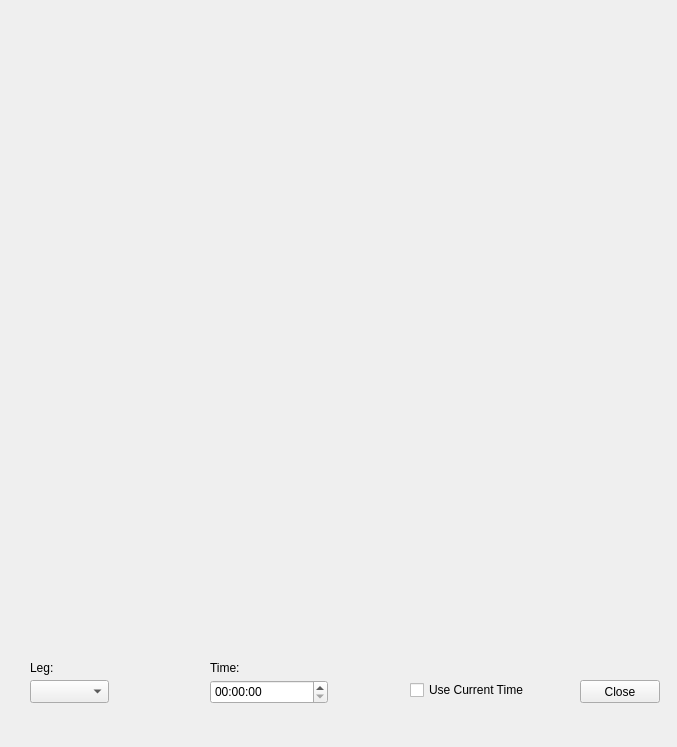
<?xml version="1.0" encoding="UTF-8"?>
<ui version="4.0">
 <class>Dialog</class>
 <widget class="QDialog" name="Dialog">
  <property name="geometry">
   <rect>
    <x>0</x>
    <y>0</y>
    <width>677</width>
    <height>747</height>
   </rect>
  </property>
  <property name="sizePolicy">
   <sizepolicy hsizetype="Expanding" vsizetype="Expanding">
    <horstretch>0</horstretch>
    <verstretch>0</verstretch>
   </sizepolicy>
  </property>
  <property name="windowTitle">
   <string>Dialog</string>
  </property>
  <widget class="MplWidget" name="flight_map_plot" native="true">
   <property name="geometry">
    <rect>
     <x>10</x>
     <y>10</y>
     <width>641</width>
     <height>641</height>
    </rect>
   </property>
   <property name="sizePolicy">
    <sizepolicy hsizetype="Expanding" vsizetype="Expanding">
     <horstretch>0</horstretch>
     <verstretch>0</verstretch>
    </sizepolicy>
   </property>
  </widget>
  <widget class="QComboBox" name="leg_selection_box">
   <property name="geometry">
    <rect>
     <x>30</x>
     <y>680</y>
     <width>79</width>
     <height>23</height>
    </rect>
   </property>
  </widget>
  <widget class="QLabel" name="leg_label">
   <property name="geometry">
    <rect>
     <x>30</x>
     <y>660</y>
     <width>59</width>
     <height>15</height>
    </rect>
   </property>
   <property name="text">
    <string>Leg: </string>
   </property>
  </widget>
  <widget class="QTimeEdit" name="time_selection">
   <property name="geometry">
    <rect>
     <x>210</x>
     <y>680</y>
     <width>118</width>
     <height>24</height>
    </rect>
   </property>
  </widget>
  <widget class="QLabel" name="time_label">
   <property name="geometry">
    <rect>
     <x>210</x>
     <y>660</y>
     <width>59</width>
     <height>15</height>
    </rect>
   </property>
   <property name="text">
    <string>Time:</string>
   </property>
  </widget>
  <widget class="QCheckBox" name="use_current">
   <property name="geometry">
    <rect>
     <x>410</x>
     <y>680</y>
     <width>151</width>
     <height>20</height>
    </rect>
   </property>
   <property name="text">
    <string>Use Current Time</string>
   </property>
  </widget>
  <widget class="QPushButton" name="close_button">
   <property name="enabled">
    <bool>true</bool>
   </property>
   <property name="geometry">
    <rect>
     <x>580</x>
     <y>680</y>
     <width>80</width>
     <height>23</height>
    </rect>
   </property>
   <property name="text">
    <string>Close</string>
   </property>
   <property name="autoDefault">
    <bool>false</bool>
   </property>
  </widget>
 </widget>
 <customwidgets>
  <customwidget>
   <class>MplWidget</class>
   <extends>QWidget</extends>
   <header>mplwidget</header>
   <container>1</container>
  </customwidget>
 </customwidgets>
 <resources/>
 <connections/>
</ui>
